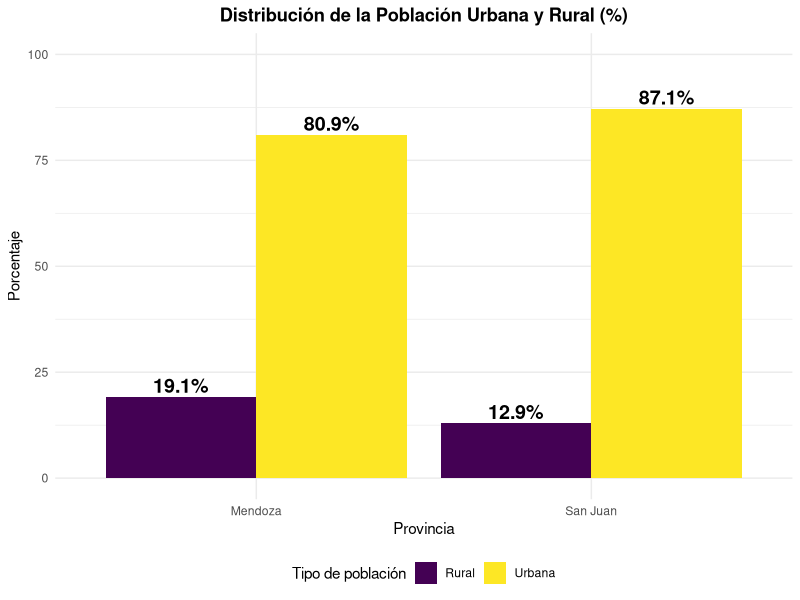

Here is the R script that generated this plot:
## ---- chunk 1
# Cargar paquetes necesarios
library(ggplot2)
library(dplyr)
library (viridis)
## ---- chunk 2


# Crear los datos en porcentaje
datos_poblacion <- data.frame(
  Provincia = c("Mendoza", "Mendoza", "San Juan", "San Juan"),
  Categoria = c("Urbana", "Rural", "Urbana", "Rural"),
  Porcentaje = c(80.9, 19.1, 87.1, 12.9)
)

# Crear el gráfico con etiquetas de valores
ggplot(datos_poblacion, aes(x = Provincia, y = Porcentaje, fill = Categoria)) +
  geom_bar(stat = "identity", position = "dodge") +
  geom_text(aes(label = paste0(Porcentaje, "%")), 
            position = position_dodge(width = 0.9), 
            vjust = -0.3, size = 5, fontface = "bold") +  # Ajusta el vjust para evitar cortes
  scale_fill_viridis_d() +  # Aplica la paleta de colores viridis
  labs(
    title = "Distribución de la Población Urbana y Rural (%)",
    x = "Provincia",
    y = "Porcentaje",
    fill = "Tipo de población"
  ) +
  theme_minimal() +
  theme(
    plot.title = element_text(hjust = 0.5, face = "bold"),
    legend.position = "bottom"
  ) +
  ylim(0, 100)  # Asegura que el gráfico tenga espacio hasta el 100%

